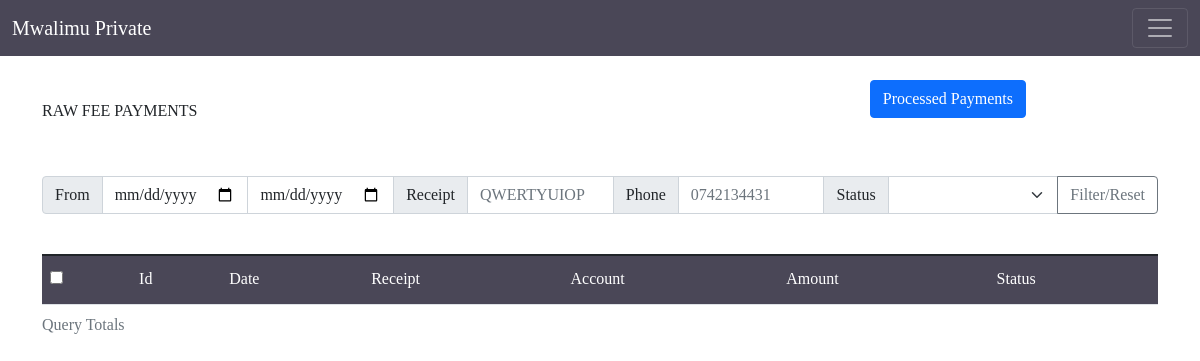
The page /Finance/RawFeePayments/ on the database as committed earlier.
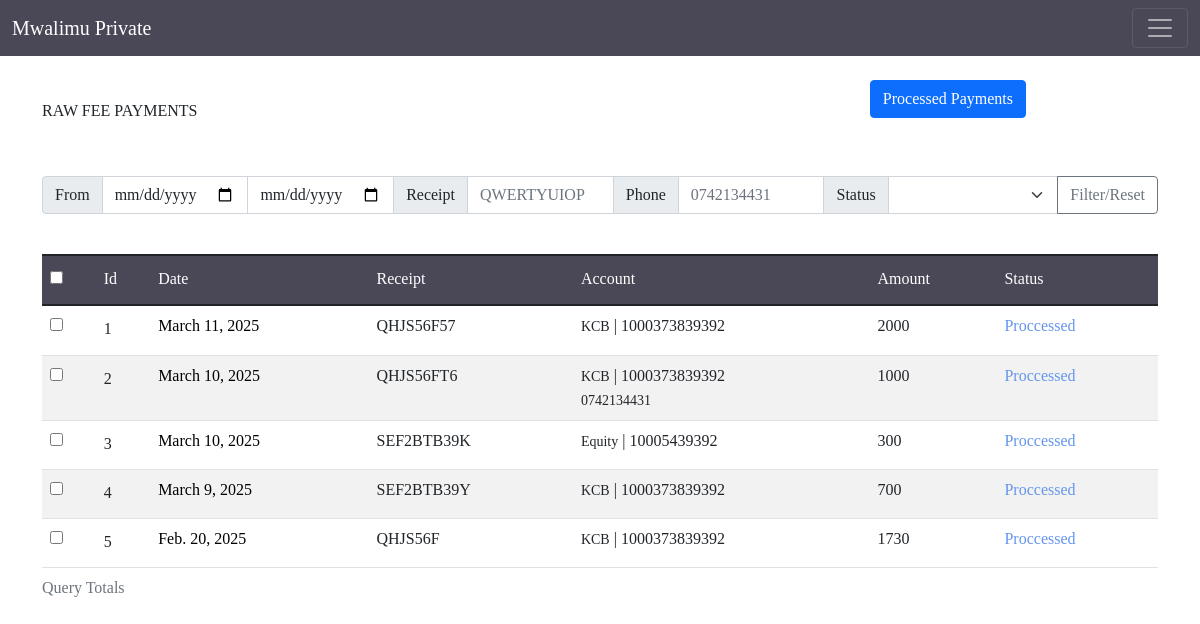
The same page on the database as committed later.
### Finance/models.py (models this page shows, shortened)
class RawFeePayment(models.Model):
    receipt = models.CharField(max_length=100, unique=True)
    adm_no = models.CharField(max_length=10, null=True)
    amount = models.PositiveIntegerField()
    account = models.ForeignKey(Accounts,  on_delete=models.CASCADE)
    msdn = models.CharField(max_length=15, null=True)
    processed_at = models.CharField(max_length=100)
    date = models.DateField(auto_now=True)
    status = models.BooleanField(default=False)

### Users/models.py (models this page shows)
class Accounts(models.Model):
    school = models.ForeignKey(Schools, on_delete=models.CASCADE)
    name = models.CharField(max_length=100)
    account = models.CharField(max_length=100, null=True, blank=True)
    is_active = models.BooleanField()
    def __str__(self):
        return str(self.name)

### Finance/views.py (the view, shortened to what this page needs)
# urls.py: path('RawFeePayments/', RawFeePayments.as_view(), name='raw-fee-payments'),
class RawFeePayments(TemplateView):
    template_name = 'Finance/raw_fee_payments.html'
    def get_context_data(self, *args, **kwargs):
        context = super().get_context_data(**kwargs)
        payments = RawFeePayment.objects.all().order_by('-id')[:30]
        context['transactions'] = payments
        return context

### Finance/templates/Finance/raw_fee_payments.html (shortened to what this page needs)
{% extends 'Supervisor/base.html' %}
{% load custom_filters %}
{% block content %}
<br><br><br><br>
<div class="container">
    <h6>RAW FEE PAYMENTS</h6>
    <br><br>
    <a href="{% url 'processed-fee-payments' %}"><button id="downloadPdf" class="btn btn-primary" style="position: fixed; right: 14.5%;top: 10%;">Processed Payments</button></a>
    <form  method="post">
       <div class="input-group mb-3">
        <span class="input-group-text">From</span>
            <input type="date" class="form-control" pattern="" name="from" placeholder="01/12/2023" aria-label="Recipient's username" aria-describedby="button-addon2">
            <input type="date" class="form-control" pattern="" name="to" placeholder="01/12/2023" aria-label="Recipient's username" aria-describedby="button-addon2">
            <span class="input-group-text">Receipt</span>
            <input type="text" class="form-control" name="receipt" placeholder="QWERTYUIOP" aria-label="Recipient's username" aria-describedby="button-addon2">
            <span class="input-group-text">Phone</span>
            <input type="text" class="form-control" name="phone" placeholder="0742134431" aria-label="Recipient's username" aria-describedby="button-addon2">
            <span class="input-group-text">Status</span>
            <select class="form-select" id="roleSelect" aria-label="Default select example" name="status" >
              <option ></option>
              <option value='True'>Processed</option>
          </select>
            <button class="btn btn-outline-secondary" >Filter/Reset</button>
       </div>
        </form>
        <br>
        {% if not nun %}
<table class="table">
  <caption>Query Totals {{ totals }}</caption>
    <thead>
      <tr>
        <th><h6><input type="checkbox"></h6></th>
        <th><h6>Id</h6></th>
         <th><h6>Date</h6></th>
        <th><h6>Receipt</h6></th>
        <th><h6>Account</h6></th>
        <th><h6>Amount</h6></th>
        <th><h6>Status</h6></th>
      </tr>
    </thead>
    <tbody>
      {% for payment in transactions %}
        <tr>
            <td><input type="checkbox"></td>
            <td><a ><h6>{{ forloop.counter }}</h6></a></td>
            <td><a href="{% url 'manage-fee-payment' payment.id %}">{{ payment.date }}</a></td>
            <td>{{ payment.receipt }}</td>
            <td><small>{{ payment.account }}</small> | {{ payment.account.account }}<br>{% if payment.msdn %}<small>{{ payment.msdn }}</small>{% endif %}</td>
            <td>{{ payment.amount }}</td>
            {% if payment.status %}
                  <td style="color: cornflowerblue;">Proccessed</td>
                {% else %}
                  <td style="color: crimson;">Not Processed</td>
                {% endif %}
          </tr>
      {% endfor %}
    </tbody>
 </table>
 {% endif %}
 </div>
 {% endblock %}

### Supervisor/templates/Supervisor/base.html (shortened to what this page needs)
{% load static %}
{% load supervisor_filters %}
<!DOCTYPE html>
<html lang="en">
<head>
  <link href="https://cdn.jsdelivr.net/npm/bootstrap@5.1.3/dist/css/bootstrap.min.css" rel="stylesheet"
>
    <link  rel="stylesheet" type="text/css" href="{% static 'Users/styles.css' %}">
    <link  rel="stylesheet" type="text/css" href="{% static 'SubjectList/SubjectLiist.css' %}">
    <link  rel="stylesheet" type="text/css" href="{% static 'Guardian/Guardian.css' %}">
    <link  rel="stylesheet" type="text/css" href="{% static 'Teacher/teacher.css' %}">
    <link  rel="stylesheet" type="text/css" href="{% static 'Supervisor/Supervisor.css' %}">
  <link rel="stylesheet" href="https://cdn.jsdelivr.net/npm/bootstrap-icons@1.10.3/font/bootstrap-icons.css">
</head>
<body>
  <nav class="navbar navbar-dark fixed-top" id="to-bar" style="background-color:rgba(29, 25, 46, .8);">
    <div class="container-fluid">
      <a class="navbar-brand" style="color:white;" href="#"> {% if user.is_authenticated %} {{ user.school.display }}  {% else %} Mwalimu Private {% endif %}</a>
      <button class="navbar-toggler" type="button" data-bs-toggle="offcanvas" data-bs-target="#offcanvasNavbar"
        aria-controls="offcanvasNavbar">
        <span class="navbar-toggler-icon"></span>
      </button>
    </div>
  </nav>
  <div class="main-body">
    {% block content %}
    {% endblock %}
  </div>
</body>
</html>

### Users/static/Users/styles.css (style rules this page uses)
* { padding: 0; margin: 0; font-family: Nunito !important; }
nav { background-color:rgba(29, 25, 46, .8); }
.main-body { position: absolute; width: 100%; max-width: 100%; overflow-x: scroll; }
.table { padding:30px; }
a { text-decoration: none !important; }
table th { font-weight: bolder; font-size: 28px !important; padding-left: 20px; margin-top:10px; background-color:rgba(29, 25, 46, .8) !important; color: rgb(255, 255, 255); font-family: 'Segoe UI', Tahoma, Geneva, Verdana, sans-serif !important; }
tr:nth-child(even) { background-color: #f2f2f2; }

### SubjectList/static/SubjectList/SubjectLiist.css (style rules this page uses)
.upcoming-classes-view p,a { text-decoration:none; color:black ; padding:0px; margin:0px; }
.exam-card p,h6 { padding-top: 5px; }

Rows that differ between the two databases and show on the page:
added RawFeePayment: date "March 11, 2025", receipt "QHJS56F57", account "KCB", account.account "1000373839392", amount "2000", status "Proccessed"
added RawFeePayment: date "March 10, 2025", receipt "QHJS56FT6", account "KCB", account.account "1000373839392", msdn "0742134431", amount "1000", status "Proccessed"
added RawFeePayment: date "March 10, 2025", receipt "SEF2BTB39K", account "Equity", account.account "10005439392", amount "300", status "Proccessed"
added RawFeePayment: date "March 9, 2025", receipt "SEF2BTB39Y", account "KCB", account.account "1000373839392", amount "700", status "Proccessed"
added RawFeePayment: date "Feb. 20, 2025", receipt "QHJS56F", account "KCB", account.account "1000373839392", amount "1730", status "Proccessed"
